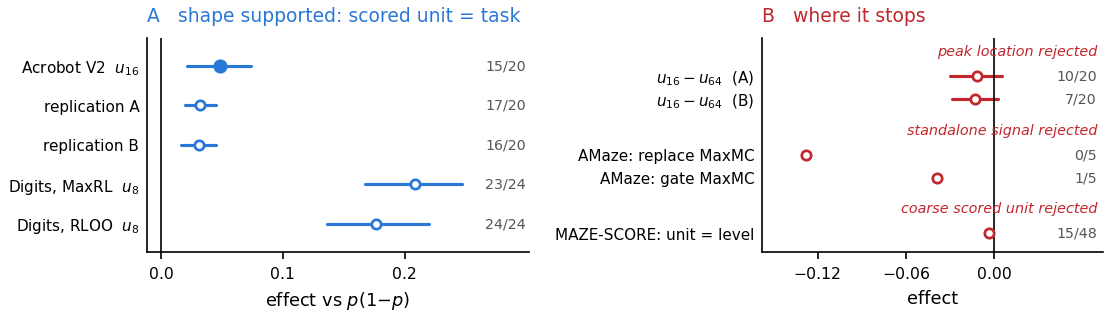

Write the Python code that produced this figure.
#!/usr/bin/env python
"""Headline figure - one identity and one claim-boundary map.

Panel A  the identity  u_N(p) = p(1-p) * w_{N-1}(p):  the canonical
         learnability score reweighted by MaxRL's own objective weight at
         the truncation the deployed estimator targets (Lemma 1, Cor. 1).
         The peak trajectory p*_N = 1 - N^{-1/(N-1)} moves toward harder
         tasks as the rollout budget grows.
Panel B  what survives: every frozen and supporting shape contrast,
         u_N vs its N=2 slice p(1-p), in native effect units.
Panel C  where it stops: the two preregistered boundaries.

Every number is transcribed from body_iclr.tex and traceable to a study
section; see CLAIM_TRACE_ICLR.md.  Panels B and C share the convention that
a filled marker is a frozen confirmatory primary and an open marker is a
supporting or development read.
"""
import os

import matplotlib

matplotlib.use("Agg")
import matplotlib.pyplot as plt
import numpy as np

HERE = os.path.dirname(os.path.abspath(__file__))

BLUE = "#2a78d6"
GREEN = "#008300"
GRAY = "#555555"
RED = "#c1272d"

plt.rcParams.update({
    "font.size": 8.5, "axes.titlesize": 9, "axes.labelsize": 8.5,
    "xtick.labelsize": 7.5, "ytick.labelsize": 7.5, "legend.fontsize": 7.5,
    "axes.spines.top": False, "axes.spines.right": False,
    "axes.linewidth": 0.8, "pdf.fonttype": 42, "ps.fonttype": 42,
})


def u(p, N):
    return (1.0 - (1.0 - p) ** N) - p


def w(p, T):
    """MaxRL's weight function w_T(p) = sum_{k=1..T} (1-p)^{k-1}."""
    return sum((1.0 - p) ** (k - 1) for k in range(1, T + 1))


def p_star(N):
    return 1.0 - N ** (-1.0 / (N - 1))


fig, (axB, axC) = plt.subplots(
    1, 2, figsize=(7.4, 2.15), gridspec_kw={"width_ratios": [1.12, 1.0]})

# ------------------------------------------------------------------ Panel B
# u_N vs its N=2 slice p(1-p).  (effect, lo, hi, label, support, primary)
surv = [
    (0.0480, 0.0209, 0.0738, "Acrobot V2  $u_{16}$", "15/20", True),
    (0.0322, 0.0198, 0.0449, "replication A", "17/20", False),
    (0.0307, 0.0166, 0.0453, "replication B", "16/20", False),
    (0.20842, 0.16791, 0.24744, "Digits, MaxRL  $u_{8}$", "23/24", False),
    (0.17665, 0.13593, 0.22042, "Digits, RLOO  $u_{8}$", "24/24", False),
]
ys = np.arange(len(surv))[::-1]
for y, (m, lo, hi, lab, sup, prim) in zip(ys, surv):
    axB.plot([lo, hi], [y, y], color=BLUE, lw=1.5, solid_capstyle="round")
    axB.plot([m], [y], "o", ms=5.5 if prim else 4.5, color=BLUE,
             mfc=BLUE if prim else "white", mew=1.3, zorder=5)
    axB.text(0.300, y, sup, fontsize=6.8, color=GRAY, va="center", ha="right")
axB.axvline(0, color="black", lw=0.8)
axB.set_yticks(ys)
axB.set_yticklabels([s[3] for s in surv], fontsize=7.3)
axB.tick_params(axis="y", length=0)
axB.set_ylim(-0.7, len(surv) - 0.3)
axB.set_xlim(-0.012, 0.302)
axB.set_xticks([0, 0.1, 0.2])
axB.set_xlabel("effect vs $p(1{-}p)$")
axB.set_title("A   shape supported: scored unit = task", loc="left",
              color=BLUE, pad=8)

# ------------------------------------------------------------------ Panel C
stop = [
    (-0.0113, -0.0297, 0.0057, "$u_{16}-u_{64}$  (A)", "10/20", True),
    (-0.0128, -0.0284, 0.0024, "$u_{16}-u_{64}$  (B)", "7/20", True),
    (-0.128, None, None, "AMaze: replace MaxMC", "0/5", False),
    (-0.039, None, None, "AMaze: gate MaxMC", "1/5", False),
    (-0.00324, -0.00543, -0.00111, "MAZE-SCORE: unit = level", "15/48", True),
]
ys = np.array([5.0, 4.3, 2.6, 1.9, 0.2])
for y, (m, lo, hi, lab, sup, hasci) in zip(ys, stop):
    if hasci:
        axC.plot([lo, hi], [y, y], color=RED, lw=1.5, solid_capstyle="round")
    axC.plot([m], [y], "o", ms=4.5, color=RED, mfc="white", mew=1.3, zorder=5)
    axC.text(0.070, y, sup, fontsize=6.8, color=GRAY, va="center", ha="right")
axC.axvline(0, color="black", lw=0.8)
axC.set_yticks(ys)
axC.set_yticklabels([s[3] for s in stop], fontsize=7.3)
axC.tick_params(axis="y", length=0)
axC.set_ylim(-0.35, 6.15)
axC.set_xlim(-0.158, 0.074)
axC.set_xticks([-0.12, -0.06, 0])
axC.set_xlabel("effect")
axC.set_title("B   where it stops", loc="left", color=RED, pad=8)
axC.text(0.070, 5.75, "peak location rejected", fontsize=6.9, color=RED,
         ha="right", va="center", style="italic")
axC.text(0.070, 3.35, "standalone signal rejected", fontsize=6.9, color=RED,
         ha="right", va="center", style="italic")
axC.text(0.070, 0.95, "coarse scored unit rejected", fontsize=6.9, color=RED,
         ha="right", va="center", style="italic")

fig.tight_layout(pad=0.4, w_pad=1.5)
fig.savefig(os.path.join(HERE, "fig_claimmap.pdf"))
fig.savefig(os.path.join(HERE, "fig_claimmap.png"), dpi=150)
print("wrote fig_claimmap.pdf / .png")
